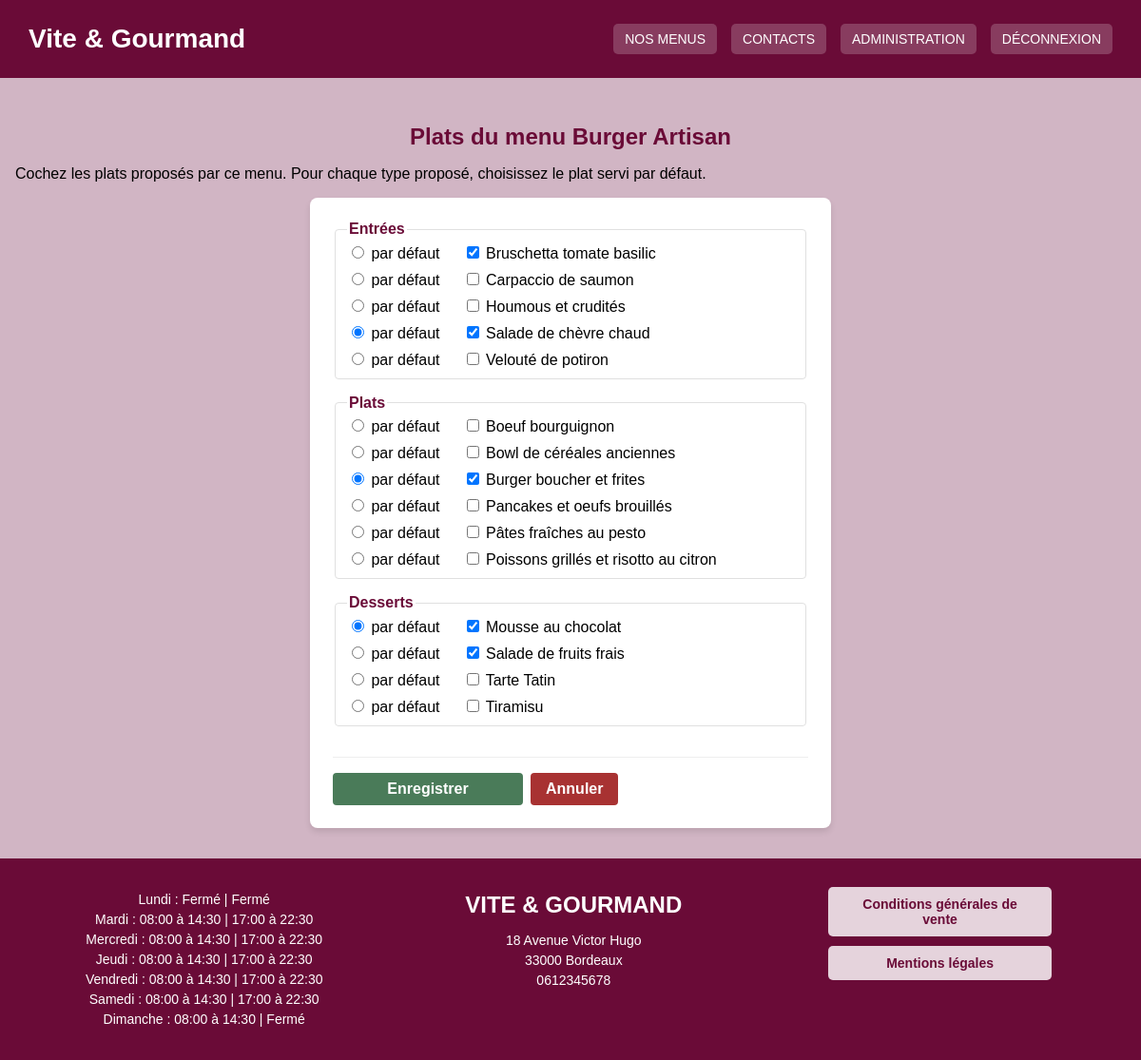
The page /plats_menu.php?id=1 (signed in) on the database its author committed.
### tables this page shows
CREATE TABLE menu (
id INT AUTO_INCREMENT PRIMARY KEY,
titre VARCHAR(100) NOT NULL,
description TEXT NOT NULL,
nombre_personne_minimum INT NOT NULL,
prix_par_personne DECIMAL(10,2) NOT NULL,
quantite_restante INT NOT NULL DEFAULT 0,
conditions TEXT,
image_url VARCHAR(255),
theme_id INT NOT NULL,
regime_id INT NOT NULL,
FOREIGN KEY (theme_id) REFERENCES theme(id),
FOREIGN KEY (regime_id) REFERENCES regime(id)
);

CREATE TABLE plat (
id INT AUTO_INCREMENT PRIMARY KEY,
titre_plat VARCHAR(100) NOT NULL,
type_plat VARCHAR(20) NOT NULL,
photo_url VARCHAR(255)
);

CREATE TABLE horaires (
    id INT AUTO_INCREMENT PRIMARY KEY,
    jour VARCHAR(20) NOT NULL,
    ouverture_matin TIME,
    fermeture_matin TIME,
    ouverture_soir TIME,
    fermeture_soir TIME,
    est_ferme BOOLEAN DEFAULT FALSE
);

### includes/Menus.php (called while the page is built, shortened)
<?php
class Menus {
    private $pdo;
    public function __construct($pdo) {
        $this->pdo = $pdo;
    }
    public function trouver_par_id($id) {
        $sql = "SELECT menu.*, theme.libelle AS theme, regime.libelle AS regime
                FROM menu
                JOIN theme ON menu.theme_id = theme.id
                JOIN regime ON menu.regime_id = regime.id
                WHERE menu.id = :id";
        $requete = $this->pdo->prepare($sql);
        $requete->execute(['id' => $id]);
        return $requete->fetch(PDO::FETCH_ASSOC);
    }
    public function trouver_associations_plats($menu_id) {
        $requete = $this->pdo->prepare("SELECT plat_id, par_defaut FROM menu_plat WHERE menu_id = :menu_id");
        $requete->execute(['menu_id' => $menu_id]);
        $associations = [];
        foreach ($requete->fetchAll(PDO::FETCH_ASSOC) as $ligne) {
            $associations[$ligne['plat_id']] = (bool) $ligne['par_defaut'];
        }
        return $associations;
    }
}

### includes/Plats.php (called while the page is built, shortened)
<?php
class Plats {
    private $pdo;
    public function __construct($pdo) {
        $this->pdo = $pdo;
    }
    public function trouver_tous() {
        $sql = "SELECT plat.id, plat.titre_plat, plat.type_plat,
                       GROUP_CONCAT(allergene.libelle ORDER BY allergene.libelle SEPARATOR ', ') AS allergenes
                FROM plat
                LEFT JOIN plat_allergene ON plat_allergene.plat_id = plat.id
                LEFT JOIN allergene ON plat_allergene.allergene_id = allergene.id
                GROUP BY plat.id, plat.titre_plat, plat.type_plat
                ORDER BY FIELD(plat.type_plat, 'Entrée', 'Plat', 'Dessert'), plat.titre_plat";
        $requete = $this->pdo->query($sql);
        return $requete->fetchAll(PDO::FETCH_ASSOC);
    }
}

### plats_menu.php (the view, shortened to what this page needs)
<?php
require_once 'includes/db.php';
require_once 'includes/Menus.php';
require_once 'includes/Plats.php';
$modele_menus = new Menus($pdo);
$menu = $modele_menus->trouver_par_id($_GET['id']);
$modele_plats = new Plats($pdo);
$plats = $modele_plats->trouver_tous();
$associations = $modele_menus->trouver_associations_plats($menu['id']);
$ids_proposes = array_keys($associations);
$ids_defauts = array_keys(array_filter($associations));
$titre_page = 'Plats du menu ' . $menu['titre'];
?>
<!DOCTYPE html>
<html lang="fr">
<head>
    <link rel="stylesheet" href="css/style.css">
</head>
<body>
    <?php include_once 'includes/header.php'; ?>
    <main class="page-modifier-horaire">
        <h1><?php echo htmlspecialchars($titre_page); ?></h1>
        <p>Cochez les plats proposés par ce menu. Pour chaque type proposé, choisissez le plat servi par défaut.</p>
        <form action="traitement_plats_menu.php" method="POST" class="formulaire-horaire">
            <?php foreach (Plats::TYPES as $type) { ?>
                <fieldset>
                    <legend><?php echo $type; ?>s</legend>
                    <?php foreach ($plats as $un_plat) { ?>
                        <?php if ($un_plat['type_plat'] == $type) { ?>
                            <div class="ligne-plat-menu">
                                <label class="choix-defaut">
                                    <input type="radio" name="defauts[<?php echo $type; ?>]" value="<?php echo $un_plat['id']; ?>" <?php if (in_array($un_plat['id'], $ids_defauts)) { echo 'checked'; } ?>>
                                    par défaut<span class="texte-cache"> : <?php echo htmlspecialchars($un_plat['titre_plat']); ?></span>
                                </label>
                                <label>
                                    <input type="checkbox" name="proposes[]" value="<?php echo $un_plat['id']; ?>" <?php if (in_array($un_plat['id'], $ids_proposes)) { echo 'checked'; } ?>>
                                    <?php echo htmlspecialchars($un_plat['titre_plat']); ?>
                                </label>
                            </div>
                        <?php } ?>
                    <?php } ?>
                </fieldset>
            <?php } ?>
            <div class="actions-horaires">
                <button type="submit" class="btn-valider">Enregistrer</button>
                <a href="modifier_menu.php?id=<?php echo $menu['id']; ?>" class="btn-refuser">Annuler</a>
            </div>
        </form>
    </main>
    <?php include_once 'includes/footer.php'; ?>
</body>
</html>

### includes/footer.php (shortened to what this page needs)
<?php
$sql = "SELECT * FROM horaires";
$requete = $pdo->query($sql);
$horaires = $requete->fetchAll(PDO::FETCH_ASSOC);
?>
<footer class="pied-de-page">
    <div class="footer-horaires">
      <?php foreach ($horaires as $ligne) {
    if ($ligne['ouverture_matin'] == null) {
        $matin = "Fermé";
    } else {
        $matin = substr($ligne['ouverture_matin'], 0, 5) . ' à ' . substr($ligne['fermeture_matin'], 0, 5);
    }
    if ($ligne['ouverture_soir'] == null) {
        $soir = "Fermé";
    } else {
        $soir = substr($ligne['ouverture_soir'], 0, 5) . ' à ' . substr($ligne['fermeture_soir'], 0, 5);
    }
?>
    <p>
        <?php echo $ligne['jour']; ?> : <?php echo $matin; ?> | <?php echo $soir; ?>
    </p>
<?php } ?>
    </div>
    <div class="footer-contact">
        <p class="footer-titre">VITE & GOURMAND</p>
        <p>18 Avenue Victor Hugo</p>
        <p>33000 Bordeaux</p>
        <p>0612345678</p>
    </div>
    <div class="footer-liens">
        <a href="cgv.php">Conditions générales de vente</a>
        <a href="mentions_legales.php">Mentions légales</a>
    </div>
</footer>

### css/style.css (style rules this page uses)
body { margin: 0; font-family: Arial, sans-serif; }
.btn-valider { background-color: #4A7B59; color: white; border: none; border-radius: 5px; padding: 10px 40px; font-size: 16px; cursor: pointer; width: 100%; max-width: 200px; }
.pied-de-page { background-color: #6a0b37; color: white; display: flex; flex-direction: column; padding: 30px; gap: 30px; text-align: center; font-size: 14px; }
.footer-horaires p, .footer-contact p { margin: 5px 0; }
.footer-titre { font-size: 24px; font-weight: bold; margin-bottom: 15px !important; }
.footer-liens { display: flex; flex-direction: column; gap: 10px; align-items: center; }
.footer-liens a { color: #6a0b37; background-color: #e5d3dc; padding: 10px 20px; text-decoration: none; border-radius: 5px; font-weight: bold; width: 80%; text-align: center; }
@media (min-width: 768px) { .pied-de-page { flex-direction: row; justify-content: space-around; align-items: flex-start; text-align: center; } }
.actions-commande, .actions-employe, .actions-menu, .actions-avis, .actions-horaires { display: flex; gap: 0.5rem; flex-wrap: wrap; margin-top: 1rem; border-top: 1px solid #eee; padding-top: 1rem; }
.btn-modifier, .btn-valider, .btn-ajouter { background-color: #4A7B59; color: white; border: none; padding: 0.5rem 1rem; border-radius: 4px; cursor: pointer; font-weight: bold; }
.btn-supprimer, .btn-refuser { background-color: #a83232; color: white; border: none; padding: 0.5rem 1rem; border-radius: 4px; cursor: pointer; font-weight: bold; }
.page-modifier-horaire { background-color: #d1b5c4; padding: 2rem 1rem; min-height: 60vh; }
.page-modifier-horaire h1 { font-size: 1.5rem; text-align: center; color: #6a0b37; }
.formulaire-horaire { background-color: white; max-width: 500px; margin: 0 auto; padding: 1.5rem; border-radius: 8px; box-shadow: 0 4px 6px rgba(0,0,0,0.1); display: flex; flex-direction: column; gap: 1rem; }
.formulaire-horaire fieldset { border: 1px solid #e0e0e0; border-radius: 4px; display: flex; flex-direction: column; gap: 0.5rem; }
.formulaire-horaire legend { font-weight: bold; color: #6a0b37; }
.ligne-plat-menu { display: flex; align-items: center; gap: 1.5rem; }
.choix-defaut { white-space: nowrap; }
.actions-horaires a { text-decoration: none; }

### rows shown on the page
menu: titre "Plats du menu Burger Artisan"
plat: id "☐ par défaut : Bruschetta tomate", id "☑", titre_plat "Bruschetta tomate basilic"
plat: id "☐ par défaut : Carpaccio de saum", titre_plat "Carpaccio de saumon"
plat: id "☐ par défaut : Houmous et crudit", titre_plat "Houmous et crudités"
plat: id "☑ par défaut : Salade de chèvre", id "☑", titre_plat "Salade de chèvre chaud"
plat: id "☐ par défaut : Velouté de potiro", titre_plat "Velouté de potiron"
plat: id "☐ par défaut : Boeuf bourguignon", titre_plat "Boeuf bourguignon"
plat: id "☐ par défaut : Bowl de céréales", titre_plat "Bowl de céréales anciennes"
plat: id "☑ par défaut : Burger boucher et", id "☑", titre_plat "Burger boucher et frites"
plat: id "☐ par défaut : Pancakes et oeufs", titre_plat "Pancakes et oeufs brouillés"
plat: id "☐ par défaut : Pâtes fraîches au", titre_plat "Pâtes fraîches au pesto"
plat: id "☐ par défaut : Poissons grillés", titre_plat "Poissons grillés et risotto au citron"
plat: id "☑ par défaut : Mousse au chocola", id "☑", titre_plat "Mousse au chocolat"
plat: id "☐ par défaut : Salade de fruits", id "☑", titre_plat "Salade de fruits frais"
plat: id "☐ par défaut : Tarte Tatin", titre_plat "Tarte Tatin"
plat: id "☐ par défaut : Tiramisu", titre_plat "Tiramisu"
horaires: jour "Lundi", ouverture_matin "Fermé", ouverture_soir "Fermé"
horaires: jour "Mardi", matin "08:00 à 14:30", soir "17:00 à 22:30"
horaires: jour "Mercredi", matin "08:00 à 14:30", soir "17:00 à 22:30"
horaires: jour "Jeudi", matin "08:00 à 14:30", soir "17:00 à 22:30"
horaires: jour "Vendredi", matin "08:00 à 14:30", soir "17:00 à 22:30"
horaires: jour "Samedi", matin "08:00 à 14:30", soir "17:00 à 22:30"
horaires: jour "Dimanche", matin "08:00 à 14:30", ouverture_soir "Fermé"

### other values the page prints
$type "Entrée"
$type "Plat"
$type "Dessert"
